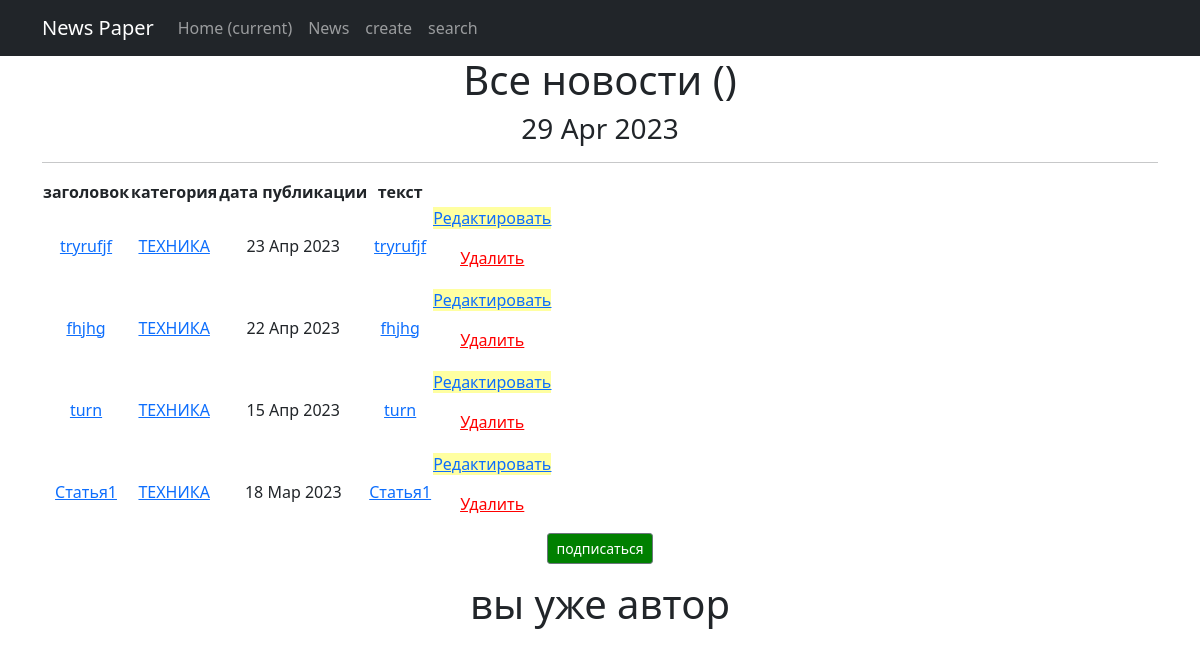
Page /news/categories/13 on the committed database.
### news/models.py (models this page shows, shortened)
class Post(models.Model):
    author_post = models.ForeignKey(Author, on_delete=models.CASCADE)
    post_news = models.CharField(max_length=2, choices=POST)
    date_in = models.DateTimeField(auto_now_add=True)
    category = models.ManyToManyField(Category, through='PostCategory')
    title = models.CharField(max_length=50)
    text = models.TextField()
    rating_news = models.IntegerField(default=0)

class Category(models.Model):
    tehnika = 'TH'
    nauka = 'NA'
    sport = 'ST'
    spase = 'SP'
    TEMATIC = [
        (tehnika, 'ТЕХНИКА'),
        (nauka, 'НАУКА'),
        (sport, 'СПОРТ'),
        (spase, 'КОСМОС')
    ]
    tematic = models.CharField(max_length=2, choices=TEMATIC, unique=True)
    subscribers = models.ManyToManyField(User, blank=True, related_name='categories')
    def __str__(self):
        return self.get_tematic_display()

### news/views.py (the view)
# urls.py: path('categories/<int:pk>', CategoryListView.as_view(), name='category_list'),
class CategoryListView(ListView):
    model = Post
    template_name = 'category_list.html'
    context_object_name = 'category_news_list'
    def get_queryset(self):
        self.category = get_object_or_404(Category, id=self.kwargs['pk'])
        queryset = Post.objects.filter(category=self.category).order_by('-date_in')
        return queryset
    def get_context_data(self, **kwargs):
        context = super().get_context_data(**kwargs)
        context['is_not_subscriber'] = self.request.user not in self.category.subscribers.all()
        context['category'] = self.category
        return context

### news/templatetags/censor.py (called while the page is built)
@register.filter()
def censor(value):
    for words in censored_words:
        if words in value:
            censor_words = f"p{''.join(['*' for words in range(len(words))])}"
            value = value.replace(words, censor_words)
    return value

### news/templatetags/custom_tags.py (called while the page is built)
@register.simple_tag()
def current_time(format_string='%d %b %Y'):
    return datetime.utcnow().strftime(format_string)

### templates/category_list.html (shortened to what this page needs)
<!DOCTYPE html>
<html lang="en">
<head>
    <title>{% extends 'flatpages/default.html' %}</title>
{% load censor %}
{% load custom_tags %}
{% block content %}
<body>
<h1>Все новости ({{ post_news.count}})</h1>
<h3>{% current_time '%d %b %Y' %}</h3>
<hr>
{% if category_news_list %}
<tr>
    <table>
        <thead>
        <tr>
            <th>
                заголовок
            </th>
            <th>
                категория
            </th>
            <th>
                дата публикации
            </th>
            <th>
                текст
            </th>
        </tr>
        {% for post in category_news_list %}
        <tr>
            <td>
            <a href="{% url 'post_detail' post.id %}">{{ post.title }}</a>
        </td>
            <td>
            {% for category in post.category.all %}
                <a href="{% url 'category_list' category.id %}">{{ category }}</a>
            {% endfor %}
            </td>
            <td>{{ post.date_in|date:'d M Y'}}</td>
        <td><a href="{% url 'post_detail' post.id %}">{{ post.title|censor|truncatechars:20}}</a></td>
        <td>
                <p class="text-center"><a href="{% url 'post_edit' post.id %}"style="background-color:#ffffa1" ><u>Редактировать</u></a></p>
                <p class="text-center"><a href="{% url 'post_delete' post.id %}"style="color:red"><u> Удалить </u></a></p>
        </td>
        </tr>
        {% endfor %}
        </thead>
    </table>
{% if is_not_subscriber %}
    <p class="text-center"><a href="{% url 'subscribe' category.id %}"style="background-color:green" class="btn btn-secondary btn-sm">подписаться</a></p>
{% else %}
    <p class="text-center"><a href="{% url 'unsubscribe' category.id %}"style="background-color:red" class="btn btn-secondary btn-sm">отписка</a></p>
    {% endif %}
{% if is_not_author %}
<button> <a href="{% url 'upgrade' %}"> стать автором!</a> </button>
{% else %}
<h1>вы уже автор</h1>
{% endif %}
</tr>
{% else %}
    <h2>новостей нет!</h2>
{% endif %}
{% endblock content %}

### templates/flatpages/default.html (shortened to what this page needs)
        {% load static %}
        {% load censor %}
        {% load custom_tags %}
        <link href="{% static 'css/styles.css' %}" rel="stylesheet" />
    </head>
    <body>
        <nav class="navbar navbar-expand-lg navbar-dark bg-dark static-top">
            <div class="container">
                <a class="navbar-brand" href="#">News Paper</a>
                <div class="collapse navbar-collapse" id="navbarResponsive">
                    <ul class="navbar-nav ml-auto">
                        <li class="nav-item active">
                            <a class="nav-link" href="#">Home
                                <span class="sr-only">(current)</span>
                            </a>
                        </li>
                        <li class="nav-item">
                            <a class="nav-link" href="/news/">News</a>
                        </li>
                        <li class="nav-item">
                            <a class="nav-link" href="/news/create/">create</a>
                        </li>
                        <li class="nav-item">
                            <a class="nav-link" href="/news/search/">search</a>
                        </li>
                    </ul>
                </div>
            </div>
        </nav>
        <div class="container">
            <div class="row">
                <div class="col-lg-12 text-center">
                    {% block content %}{% endblock content %}
                </div>
            </div>
        </div>
    </body>
</html>

### rows in the picture
Post: title "tryrufjf", date_in "23 Апр 2023", title|censor "tryrufjf"
Category: tematic "ТЕХНИКА"
Post: title "fhjhg", date_in "22 Апр 2023", title|censor "fhjhg"
Post: title "turn", date_in "15 Апр 2023", title|censor "turn"
Post: title "Статья1", date_in "18 Мар 2023", title|censor "Статья1"
